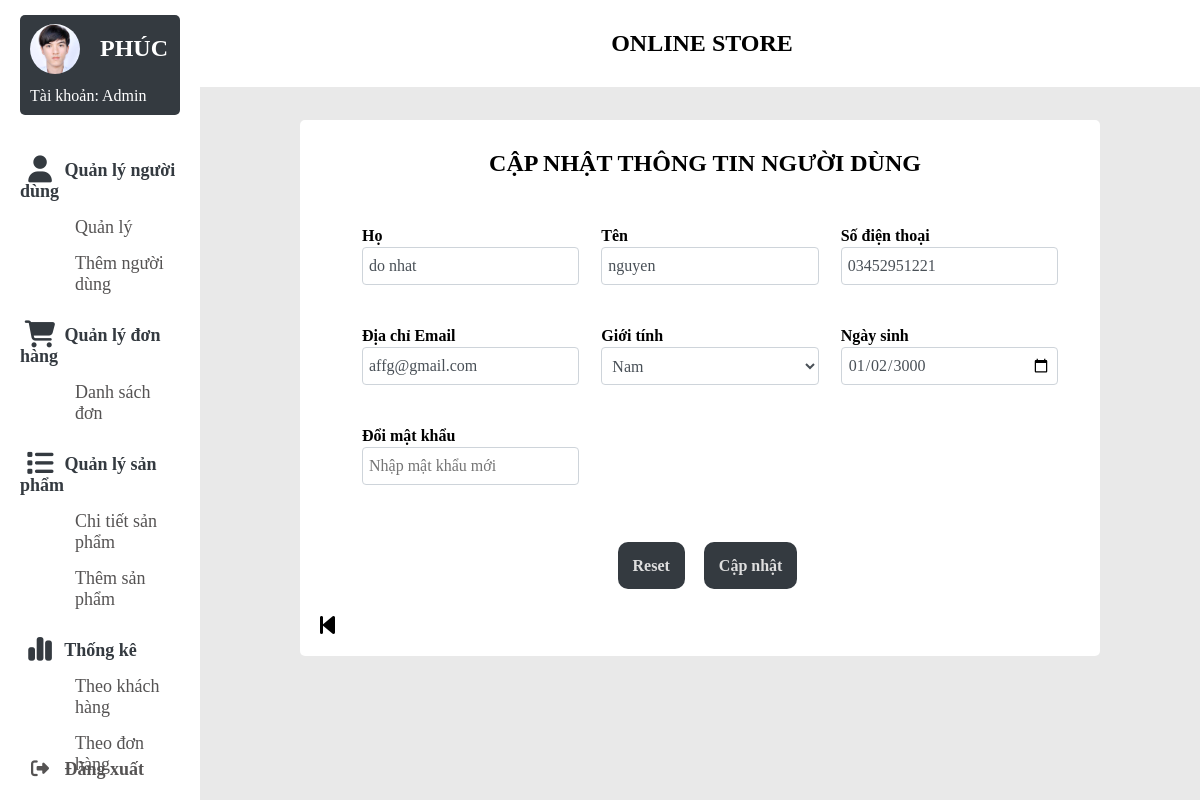
The app's page /admin/edit_user-admin.php?user=1 with its own data.
### tables this page shows
CREATE TABLE `taikhoan` (
  `username` varchar(50) NOT NULL,
  `password` varchar(50) NOT NULL,
  `ho` varchar(50) NOT NULL,
  `ten` varchar(50) NOT NULL,
  `phone` varchar(15) NOT NULL,
  `email` varchar(50) NOT NULL,
  `sex` varchar(50) NOT NULL,
  `date` date NOT NULL,
  `isadmin` tinyint(1) NOT NULL DEFAULT 0,
  `status` tinyint(1) NOT NULL DEFAULT 1
);

### admin/edit_user-admin.php (the view, shortened to what this page needs)
<?php
include('config/config.php');
$username_admin = $_GET['admin'];
$username_user = $_GET['user'];
?>
<span style="font-family: verdana, geneva, sans-serif;">
    <!DOCTYPE html>
    <html lang="en">
    <head>
        <link rel="stylesheet" href="style/style_admin.css" />
        <link rel="stylesheet" href="style/style_edit-useradmin.css" />
        <link rel="stylesheet" href="https://cdnjs.cloudflare.com/ajax/libs/font-awesome/6.5.0/css/all.min.css" />
    </head>
    <body>
        <div class="container">
            <?php include 'navbar.php'; ?>
            <div class="top-banner">
                <p>online store</p>
            </div>
            <section class="main">
                <div class="main-top"></div>
                <div class="background-section">
                    <div class="main-body">
                        <h1>CẬP NHẬT THÔNG TIN NGƯỜI DÙNG</h1>
                    </div>
                    <br>
                    <form method="POST" action="">
                        <table>
                            <tr>
                                <th>Họ</th>
                                <th>Tên</th>
                                <th>Số điện thoại</th>
                            </tr>
                            <tr>
                                <?php
                                $sql = "SELECT * FROM taikhoan where username = '$username_user' and isadmin = 0";
                                $result = mysqli_query($conn, $sql);
                                $row = $result->fetch_assoc();
                                ?>
                                <td>
                                    <input type="text" placeholder="Nhập họ" value="<?php echo ($row['ho']) ?>" name="ho" required>
                                </td>
                                <td>
                                    <input type="text" placeholder="Nhập tên" value="<?php echo ($row['ten']) ?>" name="ten" required>
                                </td>
                                <td>
                                    <input type="text" placeholder="Nhập số điện thoại" value="<?php echo ($row['phone']) ?>" required name="phone">
                                </td>
                            </tr>
                            <tr>
                                <th>Địa chỉ Email</th>
                                <th>Giới tính</th>
                                <th>Ngày sinh</th>
                            </tr>
                            <tr>
                                <td>
                                    <input required type="text" placeholder="Nhập Email" value="<?php echo ($row['email']) ?>" name="email">
                                </td>
                                <td>
                                    <select name="sex" required>
                                        <option value="0">
                                            <?php
                                            $sex = $row['sex'];
                                            if ($sex != 'Nam' && $sex != '') {
                                                echo ($sex);
                                            ?>
                                        </option>
                                        <option value="1">Nam</option>
                                    <?php
                                            } else if ($sex != 'Nữ' && $sex != '') {
                                                echo ($sex);
                                    ?>
                                        <option value="2">Nữ</option>
                                    <?php
                                            } else if ($sex == '') {
                                    ?>
                                        <option value="1">Nam</option>
                                        <option value="2">Nữ</option>
                                    <?php
                                            }
                                    ?>
                                    </select>
                                </td>
                                <td>
                                    <input type="date" name="date" required value="<?php echo ($row['date']) ?>">
                                </td>
                            </tr>
                            <tr>
                                <th>Đổi mật khẩu</th>
                            </tr>
                            <tr>
                                <td>
                                    <input type="password" placeholder="Nhập mật khẩu mới" name="new_password" value="<?php echo $row['password'] ?>">
                                </td>
                            </tr>
                        </table>
                        <div class="reset-form">
                            <label class="buttonReset" for="buttonreset" onclick="window.location.href='edit_user-admin.php?' +
                               'admin=<?php echo $username_admin; ?>'
                               + '&user=' + <?php echo $username_user ?>">
                                Reset</label>
                        </div>
                        <div class="submit-form">
                            <label class="buttonsubmit" for="buttonsubmit">Cập nhật</label>
                        </div>
                    </form>
                    <div class="button-back" title="Quay về trang trước">
                        <a href="index.php?admin=<?php echo $username_admin ?>">
                            <i class="fa-solid fa-backward-step fa-xl" style="color: black;"></i>
                        </a>
                    </div>
                </div>
            </section>
        </div>
    </body>
    </html>

### admin/style/style_admin.css (style rules this page uses)
* { margin: 0; padding: 0; outline: none; border: none; text-decoration: none; list-style: none; box-sizing: border-box; font-family: 'Times New Roman', Times, serif; }
body { background: rgb(233, 233, 233); overflow-y: scroll; }
.container { display:flex; }
img, h1 { margin-left: 10px; }
.top-banner { top: 0; left: 0; position: fixed; width: 85% ; padding: 30px; z-index: 6666; background-color: #fff; margin-left: 16% ; }
p { text-align: center ; font-weight: bold; font-size: 24px; text-transform: uppercase; }
.main { width: 100% ; text-align: center; }
.main-top { padding: 50px; }
.main-body { padding: 10px 10px 10px 20px; }
h1 { margin: 20px 10px; }
.background-section { background-color: white; margin-top: 2%; margin-bottom: 4% ; margin-left: 100px; margin-right: 100px; border-radius: 5px; }
.button-back { display: block; margin-top: 3%; text-align: left; margin-left: 20px; }

### admin/style/style_edit-useradmin.css (style rules this page uses)
table, th, td { margin-left: 5%; text-align: left; }
table { width: 90%; }
th, td { padding-left: 20px; }
td { padding-bottom: 40px; }
select, input:not(#img), option { background-color: rgb(230, 230, 230); display: block; width: 100%; height: calc(1.5em + 0.75rem + 2px); padding: 0.375rem 0.375rem; font-size: 1rem; font-weight: 400; line-height: 1.5; color: #495057; background-color: #fff; background-clip: padding-box; border: 1px solid #ced4da; border-radius: 0.25rem; transition: border-color .15s }
.buttonsubmit, .buttonReset { font-size: 16px; background-color:#343a40; padding: 15px; border-radius: 10px; cursor: pointer; }
.submit-form, .reset-form { display:inline-block; padding-left: 15px; font-weight: bold; color: rgb(222, 222, 222); margin-top: 15px; }
.reset-form, .submit-form { margin-top: 30px; }
.background-section { padding-bottom: 3%; }
.button-back { text-align: left; margin-top: 50px; margin-left: 20px; z-index: 0; }

### records on screen
taikhoan: ho "do nhat", ten "nguyen", phone "03452951221", email "affg@gmail.com", sex "Nam", date "01/02/3000"
